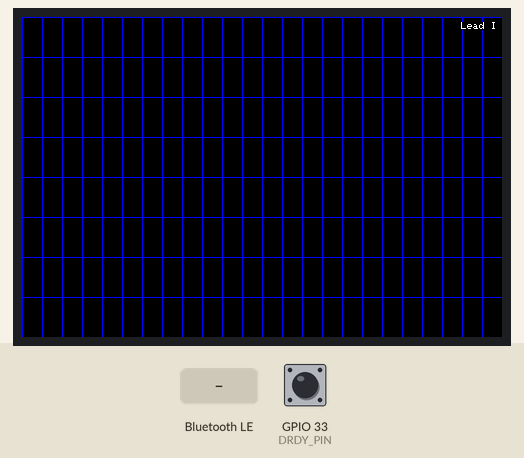
This sketch was run on a simulated ESP32. Parts: 480×320 colour display. The test bench sets the inputs (shaded band); at power-on: GPIO 33 (DRDY_PIN) HIGH. Nothing arrives over Bluetooth unless stated; a phone connects over Bluetooth LE 3 s after start; what the sketch prints to the serial monitor is not drawn.

Above: at 4.6 s.
4.7 s: GPIO 33 (DRDY_PIN) pulled LOW for 0.15 s
6.3 s: Bluetooth LE write "1" received
7.8 s: GPIO 33 (DRDY_PIN) pulsed LOW 5 times (0.12 s each, 0.3 s apart)
Timing chart, 0 to 10.8 s (numbered marks = the images above; inputs shaded):
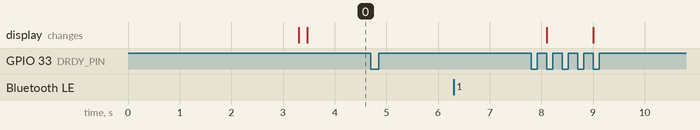

The sketch:

ecg.ino
```cpp
#include <BLEDevice.h>
#include <BLEServer.h>
#include <BLEUtils.h>
#include <BLE2902.h>

#include <Arduino.h>
#include <SPI.h>
#include <TFT_eSPI.h>
#include <User_Setup.h>

#define WREG 0x7f
#define RREG 0x80
#define CONFIG 0x00
#define FLEX_CH1_CN 0x01
#define FLEX_CH2_CN 0x02
#define FLEX_CH3_CN 0x03
#define FLEX_PACE_CN 0x04
#define FLEX_VBAT_CN 0x05
#define LOD_CN 0x06
#define LOD_EN 0x07
#define LOD_CURRENT 0x08
#define LOD_AC_CN 0x09
#define CMDET_EN 0x0a
#define CMDET_CN 0x0b
#define RLD_CN 0x0c
#define REF_CN 0x11
#define OSC_CN 0x12
#define AFE_RES 0x13
#define AFE_SHDN_CN 0x14
#define AFE_FAULT_CN 0x15
#define AFE_PACE_CN 0x17
#define ERR_STATUS 0x19
#define ERR_SYNC 0x1D
#define MASK_ERR 0x2a
#define R2_RATE 0x21
#define R3_RATE_CH1 0x22
#define R3_RATE_CH2 0x23
#define R3_RATE_CH3 0x24
#define R1_RATE 0x25
#define DIS_EFILTER 0x26
#define DRDYB_SRC 0x27
#define SYNCB_CN 0x28
#define CH_CNFG 0x2f
#define DATA_STATUS 0x30
#define REVID 0x40
#define DATA_LOOP 0x50
#define POSITIVE_TST_SIG 0x01
#define NEGATIVE_TST_SIG 0x02
#define ZERO_TST_SIG 0x03
#define ERROR -1

#define DRDY_PIN 33
#define SERVICE_UUID "4fafc201-1fb5-459e-8fcc-c5c9c331914b"
#define CHARACTERISTIC_UUID_TX "beb5483e-36e1-4688-b7f5-ea07361b26a8"
#define CHARACTERISTIC_UUID_RX "faaa1ce4-eca1-4a11-b9e2-715d451b5d14"

#define DIVIDE_FSAMPLE_BY 3
#define IN_MIN -3000
#define IN_MAX 6000
#define OUT_MIN 0
#define OUT_MAX 319


BLECharacteristic *pCharacteristicTX;  // TX: dane EKG
BLECharacteristic *pCharacteristicRX;  // RX: komendy suwaka
SPIClass *vspi = NULL;
BLEServer *pServer = NULL;
BLECharacteristic *pCharacteristic = NULL;
String sliderValue = "1";  // Wartosc odbierana przez BLE

int sampleCounter{};
const int csPin = 5;
const int WIDTH = 320;
const int HEIGHT = 480;
int x = 0;
int z = 0;
long sample = 0;
long oldSample = 0;
int samples[3] = { 0, 0, 0 };
int oldSamples[3] = { 0, 0, 0 };
volatile bool dataReady = false;  // Flaga przerwania
TFT_eSPI tft = TFT_eSPI(WIDTH, HEIGHT);
bool deviceConnected = false;
bool oldDeviceConnected = false;
bool filterSamples = false;
double coeffsHPF[5] = { 0.9944617362863962, -1.9889234725727925, 0.9944617362863962, -1.9888928005576803, 0.9889541445879048 };
double coeffsNF[5] = { 0.9826294021585108, -1.3896478273191322, 0.9826294021585108, -1.3896478273191322, 0.9652588043170216 };
double coeffsLPF[5] = { 0.5690337746913825, 1.138067549382765, 0.5690337746913825, 0.9428060277021068, 0.3333290710634233 };

int ch1Buffor[5000];
int ch2Buffor[5000];
int ch3Buffor[5000];
int buforIndex{};

//Channel 1
double hpf1[4] = { 0, 0, 0, 0 };
double nf1[4] = { 0, 0, 0, 0 };
double lpf1[4] = { 0, 0, 0, 0 };
//Channel 2
double hpf2[4] = { 0, 0, 0, 0 };
double nf2[4] = { 0, 0, 0, 0 };
double lpf2[4] = { 0, 0, 0, 0 };
//Channel 3
double hpf3[4] = { 0, 0, 0, 0 };
double nf3[4] = { 0, 0, 0, 0 };
double lpf3[4] = { 0, 0, 0, 0 };

class MyServerCallbacks : public BLEServerCallbacks {
  void onConnect(BLEServer *pServer) {
    deviceConnected = true;
  };

  void onDisconnect(BLEServer *pServer) {
    deviceConnected = false;
  }
};

class MyRXCallbacks : public BLECharacteristicCallbacks {
  void onWrite(BLECharacteristic *pCharacteristic) {
    //std::string rxValue = pCharacteristic->getValue();
    String rxValue = pCharacteristic->getValue();
    if (rxValue.length() > 0) {
      sliderValue = rxValue.c_str();
      Serial.println(sliderValue);
    }
  }
};

int32_t getECGdata(uint8_t channel, SPIClass *bus) {
  uint8_t rawData[3];
  int32_t ecgData;
  channel = channel < 1 || channel > 3 ? -1 : channel - 1;
  if (channel == -1) return -1;
  rawData[0] = ads1293ReadRegister(0x37 + (channel * 3), bus);
  rawData[1] = ads1293ReadRegister(0x38 + (channel * 3), bus);
  rawData[2] = ads1293ReadRegister(0x39 + (channel * 3), bus);
  uint32_t tempData = (uint32_t)rawData[0] << 16;
  tempData |= (uint32_t)rawData[1] << 8;
  tempData |= rawData[2];
  tempData = tempData << 8;
  ecgData = (int32_t)(tempData);
  ecgData = ecgData >> 8;
  return ecgData;
}
std::vector<int32_t> readBackLoop(SPIClass *bus) {
  uint8_t rawData[9];
  uint8_t dataToSend = (DATA_LOOP | RREG);
  digitalWrite(csPin, LOW);
  bus->transfer(dataToSend);
  for (int i = 0; i < 9; i++) {
    rawData[i] = bus->transfer(0);
  }
  digitalWrite(csPin, HIGH);
  std::vector<int32_t> ecgData;
  for (int i = 0; i < 3; i++)
    ecgData.push_back(rawDataToEcgData(rawData[0 + i * 3], rawData[1 + i * 3], rawData[2 + i * 3]));
  return ecgData;
}
int32_t rawDataToEcgData(uint8_t msb, uint8_t b, uint8_t lsb) {
  int32_t ecgData;
  uint32_t tempData = (uint32_t)msb << 16;
  tempData |= (uint32_t)b << 8;
  tempData |= lsb;
  tempData = tempData << 8;
  ecgData = (int32_t)(tempData);
  ecgData = ecgData >> 8;
  return ecgData;
}
void ads1293WriteRegister(uint8_t wrAddress, uint8_t data, SPIClass *bus) {
  uint8_t dataToSend = (wrAddress & WREG);
  digitalWrite(csPin, LOW);
  bus->transfer(dataToSend);
  bus->transfer(data);
  digitalWrite(csPin, HIGH);
}

uint8_t ads1293ReadRegister(uint8_t rdAddress, SPIClass *bus) {

  uint8_t rdData;
  uint8_t dataToSend = (rdAddress | RREG);
  digitalWrite(csPin, LOW);
  bus->transfer(dataToSend);
  rdData = bus->transfer(0);
  digitalWrite(csPin, HIGH);

  return (rdData);
}

void ICACHE_RAM_ATTR drdyInterruptHndlr() {
  dataReady = true;
}

void enableInterruptPin() {
  pinMode(DRDY_PIN, INPUT_PULLUP);  // Konfiguracja pinu DRDY jako wejścia
  attachInterrupt(digitalPinToInterrupt(DRDY_PIN), drdyInterruptHndlr, FALLING);
}

void ads1293InitSingleChannel(SPIClass *bus) {
  //Ustawienie elektrody pozytywnej kanłu 1 na IN2 i negatywnej na IN1
  ads1293WriteRegister(FLEX_CH1_CN, 0b00010001, bus);
  //Wyłączenie kanału 2 i 3
  ads1293WriteRegister(FLEX_CH2_CN, 0x00, bus);
  ads1293WriteRegister(FLEX_CH3_CN, 0x00, bus);
  //Wykrywanie Common-Mode na IN1 IN2
  ads1293WriteRegister(CMDET_EN, 0b0000011, bus);
  //Ustawienie RLD na IN3
  ads1293WriteRegister(RLD_CN, 0x03, bus);
  //Ustawienie generatora sygnału zegarowego jako moduł ekg
  ads1293WriteRegister(OSC_CN, 0x04, bus);
  //Wł. wzm.instrumentalnych i modulatorow dla kanłu 1
  ads1293WriteRegister(AFE_SHDN_CN, 0b00110110, bus);
  //Ustawienie DC_rate R2 na wartość 8 w celu zmniejszenia BW i ODR
  ads1293WriteRegister(R2_RATE, 0b00001000, bus);
  //Ustawienie DC_rate R3_CH1 na 8 w celu zmniejszenia BW i ODR i fs=400hz
  ads1293WriteRegister(R3_RATE_CH1, 0b00000100, bus);
  //Pin DRDY daje znac ze dane sa gotowe do odczytu dla kanalu 1
  ads1293WriteRegister(DRDYB_SRC, 0b00001000, bus);
  //Uruchomienie procesu konwersji danych
  ads1293WriteRegister(CONFIG, 0x01, bus);
}

void ads1293InitThreeChannels(SPIClass *bus) {
  // Lead 1 = IN2 - IN 1 (LA - RA)
  ads1293WriteRegister(FLEX_CH1_CN, 0b00010001, bus);
  // Lead 2 = IN3 - IN 1 (LL - RA)
  ads1293WriteRegister(FLEX_CH2_CN, 0b00011001, bus);
  // Lead 3 = IN3 - IN 2 (LL - LA)
  ads1293WriteRegister(FLEX_CH3_CN, 0b00011010, bus);
  //Wykrywanie Common-Mode na IN1 IN2 IN3
  ads1293WriteRegister(CMDET_EN, 0b0000111, bus);
  //Ustawienie RLD na IN 4
  ads1293WriteRegister(RLD_CN, 0b00000100, bus);
  //Ustawienie generatora sygnału zegarowego jako moduł ekg
  ads1293WriteRegister(OSC_CN, 0x04, bus);
  //Włączenie wszystkich wzmacniaczy instrumentalnych i przetworników sigma delta
  ads1293WriteRegister(AFE_SHDN_CN, 0b00000000, bus);
  //Ustawienie DC_rate R2 na wartość 8 w celu zmniejszenia BW i ODR
  ads1293WriteRegister(R2_RATE, 0b00001000, bus);
  //Ustawienie DC_rate R3_CH1 na 8 w celu zmniejszenia BW i ODR i fs=400hz
  ads1293WriteRegister(R3_RATE_CH1, 0b00000100, bus);
  //Ustawienie DC_rate R3_CH2 na 8 w celu zmniejszenia BW i ODR i fs=400hz
  ads1293WriteRegister(R3_RATE_CH2, 0b00000100, bus);
  //Ustawienie DC_rate R3_CH2 na 8 w celu zmniejszenia BW i ODR i fs=400hz
  ads1293WriteRegister(R3_RATE_CH3, 0b00000100, bus);
  //Pin DRDY daje znac ze dane sa gotowe do odczytu dla kanalu 1
  ads1293WriteRegister(DRDYB_SRC, 0b00001000, bus);
  //Ustawienie możliwości trybu Streaming'u dla EKG CH1 CH2 CH3
  ads1293WriteRegister(CH_CNFG, 0b01110000, bus);
  //Uruchomienie procesu konwersji danych
  ads1293WriteRegister(CONFIG, 0x01, bus);
}
void drawGrid() {
  tft.fillScreen(TFT_BLACK);
  for (int i = 0; i <= WIDTH; i += 20) {
    if (i % 8 == 0) {
      tft.drawFastHLine(0, i, HEIGHT, TFT_BLUE);
    }
  }
  for (int i = 0; i <= HEIGHT; i += 20) {
    if (i % 5 == 0) {
      tft.drawFastVLine(i, 0, WIDTH, TFT_BLUE);
    }
  }
  char sliderCommand = sliderValue.charAt(0);
  switch (sliderCommand) {
    case '1':
      {
        drawLeadInfo("Lead I");
        break;
      }
    case '2':
      {
        drawLeadInfo("Lead II");
        break;
      }
    case '3':
      {
        drawLeadInfo("Lead III");
        break;
      }
    case '4':
      {
        drawLeadInfo("All Leads");
        break;
      }
    default:
      {
        drawLeadInfo("Lead I");
        break;
      }
  }
}

void drawLeadInfo(String leadName) {
  tft.setTextColor(TFT_WHITE, TFT_BLACK);
  tft.setTextDatum(TR_DATUM);
  tft.setTextPadding(9);
  tft.drawString(leadName, HEIGHT - 5, 5);  // Odejmuje 5 pikseli dla marginesu
}

void drawTrace(long value) {
  if (z != 0) {
    z = 0;
    drawGrid();
  }
  x = x + 1;
  if (x >= HEIGHT) {
    x = 0;
    drawGrid();
  }
  oldSample = sample;
  sample = value;

  if (x > 0) {
    tft.drawLine(x - 1, WIDTH - oldSample, x, WIDTH - sample, TFT_WHITE);
  }
}

void drawTraces(int value1, int value2, int value3) {
  if (x != 0) {
    x = 0;
    drawGrid();
  }
  z = z + 1;
  if (z >= HEIGHT) {
    z = 0;
    drawGrid();
  }
  oldSamples[0] = samples[0];
  oldSamples[1] = samples[1];
  oldSamples[2] = samples[2];
  samples[0] = value1;
  samples[1] = value2;
  samples[2] = value3;
  if (z > 0) {
    tft.drawLine(z - 1, WIDTH - oldSamples[0], z, WIDTH - samples[0], TFT_WHITE);
    tft.drawLine(z - 1, WIDTH - oldSamples[1], z, WIDTH - samples[1], TFT_WHITE);
    tft.drawLine(z - 1, WIDTH - oldSamples[2], z, WIDTH - samples[2], TFT_WHITE);
  }
}

void drawCenteredString(String text) {
  int16_t x = tft.width() / 2;
  int16_t y = tft.height() / 2;
  tft.drawString(text, x, y);
}

void tftInitialization() {
  tft.init();
  tft.setRotation(3);
  tft.fillScreen(TFT_BLACK);
  tft.setTextSize(2);
  drawCenteredString("ECG Portable Monitor");
  tft.setTextSize(1);
}

void ecgModuleInitializaton() {
  vspi = new SPIClass(VSPI);
  vspi->begin(18, 19, 23, 5);
  pinMode(csPin, OUTPUT);
  pinMode(DRDY_PIN, INPUT);
  enableInterruptPin();
  ads1293InitThreeChannels(vspi);
}

void BLEInit() {
  BLEDevice::init("ESP32");             // Wł. funkcji BLE i nadanie nazwy
  pServer = BLEDevice::createServer();  // Stworzenie serwera
  pServer->setCallbacks(new MyServerCallbacks());
  BLEService *pService = pServer->createService(SERVICE_UUID);
  // Tworzenie charakterystyki TX
  pCharacteristicTX = pService->createCharacteristic(
    CHARACTERISTIC_UUID_TX,
    BLECharacteristic::PROPERTY_NOTIFY | BLECharacteristic::PROPERTY_READ);
  pCharacteristicTX->addDescriptor(new BLE2902());
  // Tworzenie charkterystyki RX
  pCharacteristicRX = pService->createCharacteristic(
    CHARACTERISTIC_UUID_RX,
    BLECharacteristic::PROPERTY_WRITE | BLECharacteristic::PROPERTY_WRITE_NR);
  pCharacteristicRX->addDescriptor(new BLE2902());
  pCharacteristicRX->setCallbacks(new MyRXCallbacks());
  pService->start();
  BLEAdvertising *pAdvertising = BLEDevice::getAdvertising();
  pAdvertising->addServiceUUID(SERVICE_UUID);
  pAdvertising->setScanResponse(false);
  pAdvertising->setMinPreferred(0x0);
  BLEDevice::startAdvertising();
}

double biquadFilter(double sample, double *coeffs, double *arr) {
  // coeffs[5]  = {a0, a1, a2, b0, b1}
  // arr[4]     = {x1, x2, y1, y2}
  // y = a0 * x + a1 * x1 + a2 * x2 - b1 * y1 - b2 * y2
  double y = coeffs[0] * sample + coeffs[1] * arr[0] + coeffs[2] * arr[1] - coeffs[3] * arr[2] - coeffs[4] * arr[3];

  //Przesunięcie próbek
  arr[1] = arr[0];  //x2 = x1;
  arr[0] = sample;  //x1 = x;
  arr[3] = arr[2];  //y2 = y1;
  arr[2] = y;       //y1 = y;


  return y;
}

void fillingBuffers(int val1, int val2, int val3){
  if (buforIndex == 5000) {
      buforIndex = 0;
    }
    ch1Buffor[buforIndex] = val1;
    ch2Buffor[buforIndex] = val2;
    ch3Buffor[buforIndex] = val3;
    buforIndex++;
}

void setup() {
  Serial.begin(115200);
  tftInitialization();
  ecgModuleInitializaton();
  BLEInit();

  delay(3000);
  drawGrid();
}

void loop() {
  uint8_t dataStatus = ads1293ReadRegister(DATA_STATUS, vspi);
  uint8_t errStatus = ads1293ReadRegister(ERR_STATUS, vspi);
  char sliderCommand = sliderValue.charAt(0);
  if(sliderCommand == '6') filterSamples = true;
  else if(sliderCommand == '7') filterSamples = false;

  if (dataReady && errStatus == 0) {
    std::vector<int32_t> ecgValues = readBackLoop(vspi);
    int32_t ecgValue1 = ecgValues.at(0);
    int32_t ecgValue2 = ecgValues.at(1);
    int32_t ecgValue3 = ecgValues.at(2);
    dataReady = false;

    double hpfValue1 = biquadFilter(double(ecgValue1), coeffsHPF, hpf1);
    double nfValue1 = biquadFilter(hpfValue1, coeffsNF, nf1);
    double lpfValue1 = biquadFilter(nfValue1, coeffsLPF, lpf1);

    double hpfValue2 = biquadFilter(double(ecgValue2), coeffsHPF, hpf2);
    double nfValue2 = biquadFilter(hpfValue2, coeffsNF, nf2);
    double lpfValue2 = biquadFilter(nfValue2, coeffsLPF, lpf2);

    double hpfValue3 = biquadFilter(double(ecgValue3), coeffsHPF, hpf3);
    double nfValue3 = biquadFilter(hpfValue3, coeffsNF, nf3);
    double lpfValue3 = biquadFilter(nfValue3, coeffsLPF, lpf3);
    if(filterSamples == true) Serial.printf("Lead1: %d, Lead2: %d, Lead3: %d\n", lpfValue1, lpfValue2, lpfValue3);
    else if(filterSamples == false) Serial.printf("Lead1: %d, Lead2: %d, Lead3: %d\n", ecgValue1, ecgValue2, ecgValue3);


    fillingBuffers(int(lpfValue1), int(lpfValue2), int(lpfValue3));
    if (sliderCommand == '5') {
      if (deviceConnected && pCharacteristicTX) {
        for (int i = 0; i < 5000; i++) {
          //std::string toBeSent = std::to_string(ch1Buffor[i]) + "," + std::to_string(ch2Buffor[i]) + "," + std::to_string(ch3Buffor[i]);
          String toBeSent = String(ch1Buffor[i]) + "," + String(ch2Buffor[i]) + "," + String(ch3Buffor[i]);
          pCharacteristicTX->setValue(toBeSent);
          pCharacteristicTX->notify();
          delay(5);
        }
        sliderValue = "1";
      }
    }

  sampleCounter++;
  if (sampleCounter % DIVIDE_FSAMPLE_BY == 0) {
    switch (sliderCommand) {
      case '1':
        {
          int result1 = customMapToRange(int(lpfValue1), OUT_MIN, OUT_MAX);
          drawTrace(result1);
          break;
        }
      case '2':
        {
          int result2 = customMapToRange(int(lpfValue2), OUT_MIN, OUT_MAX);
          drawTrace(result2);
          break;
        }
      case '3':
        {
          int result3 = customMapToRange(int(lpfValue3), OUT_MIN, OUT_MAX);
          drawTrace(result3);
          break;
        }
      case '4':
        {
          int result1 = customMapToRange(int(lpfValue1), 0, 105);
          int result2 = customMapToRange(int(lpfValue2), 106, 212);
          int result3 = customMapToRange(int(lpfValue3), 213, 319);
          drawTraces(result1, result2, result3);
          break;
        }
      default:
        {
          int result1 = customMapToRange(int(lpfValue1), OUT_MIN, OUT_MAX);
          drawTrace(result1);
          break;
        }
    }
    sampleCounter = 0;
  }
}


if (!deviceConnected && oldDeviceConnected) {
  delay(500);  // Czas na reset stosu BLE
  pServer->startAdvertising();
  Serial.println("Start advertising");
  oldDeviceConnected = deviceConnected;
}
if (deviceConnected && !oldDeviceConnected) {
  oldDeviceConnected = deviceConnected;
}
}

int customMapToRange(int value, int outMin, int outMax) {
  int rangeIn = IN_MAX - IN_MIN;   // Zakres wejściowy
  int rangeOut = outMax - outMin;  // Zakres wyjściowy
  int result = 0;
  value = constrain(value, IN_MIN, IN_MAX);
  result = ((value - IN_MIN) * rangeOut) / rangeIn;
  result = result + outMin;
  return result;
}
```

Source omitted: User_Setup.h (18480 bytes)

Measured:
- after the input at 4.7 s, every drawn part: stays the same
- after the input at 6.3 s, every drawn part: stays the same
